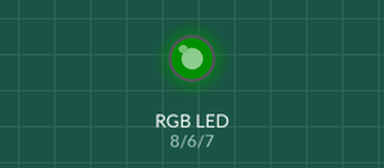
Simulated run of this sketch. Board: Arduino Uno, built with avr-gcc and run on an emulated ATmega328P. On the bench: an RGB LED mixed from three pins (HIGH = lit). Dim RGB values are drawn brighter than linear; random numbers use the default seed unless the sketch sets one.

Above: at 0.3 s.
At 30.3 s:
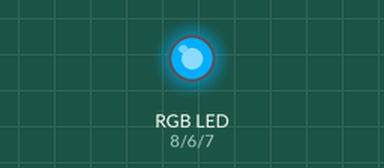
Timing chart, 0 to 31.8 s (numbered marks = the images above):
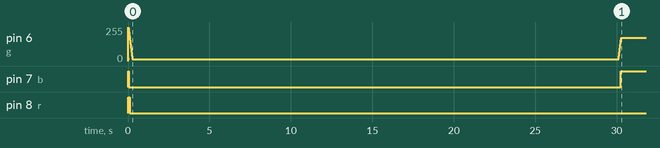

The sketch:

rgb_random.ino
```cpp
byte r = 8;
byte g = 6;
byte b = 7;


byte rValue = 6;
byte gValue = 7;
byte bValue = 8;

byte rValueCap = 6;
byte gValueCap = 7;
byte bValueCap = 8;

byte lightStep = 10;

word timer;
word timerCap=30; // seconds

word delayTime = 10;

void randomizeLed(){
    rValue = random(0,255);
    gValue = random(0,255);
    bValue = random(0,255);

}

void randomizeLedCap(){
    rValueCap = random(0,255);
    gValueCap = random(0,255);
    bValueCap = random(0,255);

}

void setup() {
  // initialize digital pin LED_BUILTIN as an output.
  pinMode(r, OUTPUT);
  pinMode(g, OUTPUT);
  pinMode(b, OUTPUT);
  timer = 0;
  randomizeLed();

  timerCap = timerCap * (1000/delayTime);

}

// the loop function runs over and over again forever
void loop() {
  analogWrite(r,rValue);
  analogWrite(g,gValue);
  analogWrite(b,bValue);
  if(rValue > rValueCap){
    rValue-= lightStep;


  }

  if(rValue < rValueCap){
    rValue += lightStep;


  }

   if(gValue > gValueCap){
    gValue-= lightStep;


  }

  if(gValue < gValueCap){
    gValue += lightStep;


  }

   if(bValue > bValueCap){
    bValue-= lightStep;


  }

  if(bValue < bValueCap){
    bValue += lightStep;


  }

  timer++;
  if(timer > timerCap){
    timer = 0;
    randomizeLedCap();

  }
  delay(delayTime);


}
```

Measured:
- by itself, pin 7 (b): LOW → HIGH at 0.00 s, → LOW 0.04 s later, → HIGH 30.2 s later
- by itself, pin 8 (r): LOW → HIGH at 0.00 s, → LOW 0.11 s later
